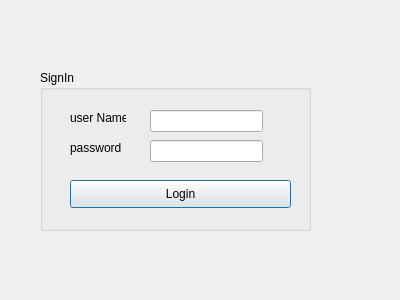
<?xml version="1.0" encoding="UTF-8"?>
<ui version="4.0">
 <class>Dialog</class>
 <widget class="QDialog" name="Dialog">
  <property name="geometry">
   <rect>
    <x>0</x>
    <y>0</y>
    <width>400</width>
    <height>300</height>
   </rect>
  </property>
  <property name="windowTitle">
   <string>Dialog</string>
  </property>
  <widget class="QGroupBox" name="groupBox">
   <property name="geometry">
    <rect>
     <x>40</x>
     <y>70</y>
     <width>271</width>
     <height>161</height>
    </rect>
   </property>
   <property name="title">
    <string>SignIn</string>
   </property>
   <widget class="QLabel" name="label_2">
    <property name="geometry">
     <rect>
      <x>30</x>
      <y>40</y>
      <width>56</width>
      <height>16</height>
     </rect>
    </property>
    <property name="text">
     <string>user Name</string>
    </property>
   </widget>
   <widget class="QLineEdit" name="user">
    <property name="geometry">
     <rect>
      <x>110</x>
      <y>40</y>
      <width>113</width>
      <height>22</height>
     </rect>
    </property>
   </widget>
   <widget class="QLabel" name="label">
    <property name="geometry">
     <rect>
      <x>30</x>
      <y>70</y>
      <width>56</width>
      <height>16</height>
     </rect>
    </property>
    <property name="text">
     <string>password</string>
    </property>
   </widget>
   <widget class="QLineEdit" name="pass">
    <property name="geometry">
     <rect>
      <x>110</x>
      <y>70</y>
      <width>113</width>
      <height>22</height>
     </rect>
    </property>
   </widget>
   <widget class="QPushButton" name="pb_login">
    <property name="geometry">
     <rect>
      <x>30</x>
      <y>110</y>
      <width>221</width>
      <height>28</height>
     </rect>
    </property>
    <property name="text">
     <string>Login</string>
    </property>
   </widget>
  </widget>
 </widget>
 <resources/>
 <connections/>
</ui>
